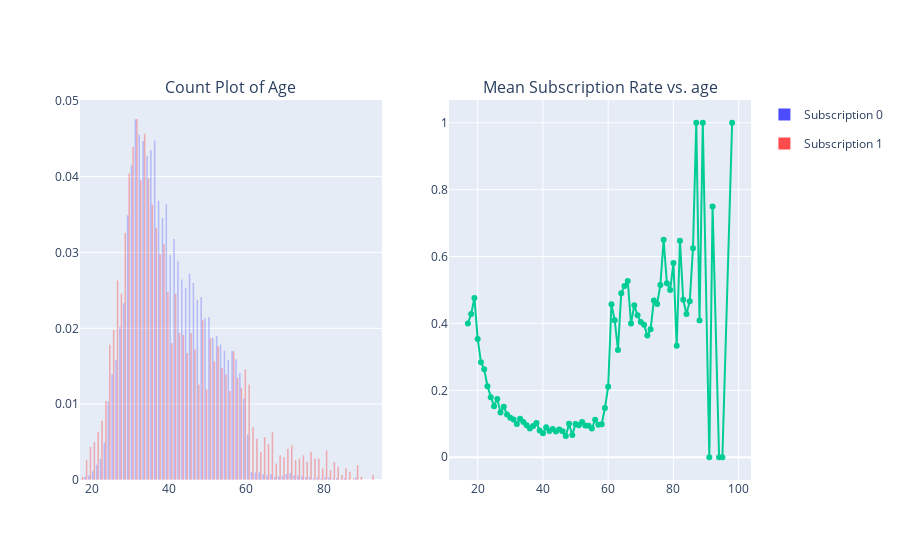

The cell this chart's notebook holds for it:
### Code cell
trace1 = ff.create_distplot([df.filter(df['y'] == 1).rdd.map(lambda x: x['age']).collect(),
                            df.filter(df['y'] == 0).rdd.map(lambda x: x['age']).collect()],
                            group_labels=['Subscription 1',
                                          'Subscription 0'],
                            show_rug=False)

grouped_mean = df.groupBy('age').agg({'y': 'mean'}).orderBy('age')
trace2 = go.Scatter(x=grouped_mean.rdd.map(lambda x: x['age']).collect(),
                    y=grouped_mean.rdd.map(lambda x: x['avg(y)']).collect(),
                    mode='lines+markers',
                    showlegend=False)

fig = tls.make_subplots(rows=1, cols=2,
                        subplot_titles=('Count Plot of Age',
                                        'Mean Subscription Rate vs. age'))

# If you want to make distplot in the subplots,
# you need to plot if separately after make ff.creat_distplot
fig.add_trace(go.Histogram(trace1['data'][1],
                           marker_color='blue',
                           marker={'opacity':0.3},
                           showlegend=True), 1, 1)
fig.add_trace(go.Histogram(trace1['data'][0],
                           marker_color='red',
                           marker={'opacity':0.4},
                           showlegend=True), 1, 1)
fig.append_trace(trace2, 1, 2)
fig.show()

### Figure 1 — Plotly figure (JSON) as saved in the notebook; plotly's stock layout.template omitted (floating-point values rounded to 4 significant figures; data arrays with more than 128 entries replaced by an {"elided": "..."} marker saying what was removed)
{"data": [{"autobinx": false, "histnorm": "probability density", "legendgroup": "Subscription 0", "marker": {"color": "blue", "opacity": 0.3}, "name": "Subscription 0", "opacity": 0.7, "showlegend": true, "type": "histogram", "x": {"elided": "36255 int values"}, "xaxis": "x", "xbins": {"end": 95, "size": 1, "start": 17}, "yaxis": "y"}, {"autobinx": false, "histnorm": "probability density", "legendgroup": "Subscription 1", "marker": {"color": "red", "opacity": 0.4}, "name": "Subscription 1", "opacity": 0.7, "showlegend": true, "type": "histogram", "x": {"elided": "4603 int values"}, "xaxis": "x", "xbins": {"end": 98, "size": 1, "start": 17}, "yaxis": "y"}, {"mode": "lines+markers", "showlegend": false, "type": "scatter", "x": [17, 18, 19, 20, 21, 22, 23, 24, 25, 26, 27, 28, 29, 30, 31, 32, 33, 34, 35, 36, 37, 38, 39, 40, 41, 42, 43, 44, 45, 46, 47, 48, 49, 50, 51, 52, 53, 54, 55, 56, 57, 58, 59, 60, 61, 62, 63, 64, 65, 66, 67, 68, 69, 70, 71, 72, 73, 74, 75, 76, 77, 78, 79, 80, 81, 82, 83, 84, 85, 86, 87, 88, 89, 91, 92, 94, 95, 98], "xaxis": "x2", "y": [0.4, 0.4286, 0.4762, 0.3538, 0.2843, 0.2628, 0.2124, 0.1794, 0.1527, 0.1744, 0.1337, 0.1508, 0.1281, 0.1184, 0.1127, 0.09929, 0.1148, 0.1056, 0.0957, 0.08615, 0.09313, 0.1025, 0.07961, 0.07161, 0.08933, 0.07841, 0.08413, 0.07731, 0.08279, 0.07738, 0.06318, 0.09979, 0.06643, 0.09954, 0.09574, 0.1053, 0.09497, 0.09384, 0.08585, 0.1122, 0.09703, 0.09859, 0.1469, 0.2109, 0.4571, 0.4098, 0.3208, 0.4906, 0.5116, 0.5273, 0.4, 0.4545, 0.4242, 0.4043, 0.3962, 0.3636, 0.3824, 0.4688, 0.4583, 0.5152, 0.65, 0.52, 0.5, 0.5806, 0.3333, 0.6471, 0.4706, 0.4286, 0.4667, 0.625, 1, 0.4091, 1, 0, 0.75, 0, 0, 1], "yaxis": "y2"}], "layout": {"annotations": [{"font": {"size": 16}, "showarrow": false, "text": "Count Plot of Age", "x": 0.225, "xanchor": "center", "xref": "paper", "y": 1, "yanchor": "bottom", "yref": "paper"}, {"font": {"size": 16}, "showarrow": false, "text": "Mean Subscription Rate vs. age", "x": 0.775, "xanchor": "center", "xref": "paper", "y": 1, "yanchor": "bottom", "yref": "paper"}], "xaxis": {"anchor": "y", "domain": [0, 0.45]}, "xaxis2": {"anchor": "y2", "domain": [0.55, 1]}, "yaxis": {"anchor": "x", "domain": [0, 1]}, "yaxis2": {"anchor": "x2", "domain": [0, 1]}}}
